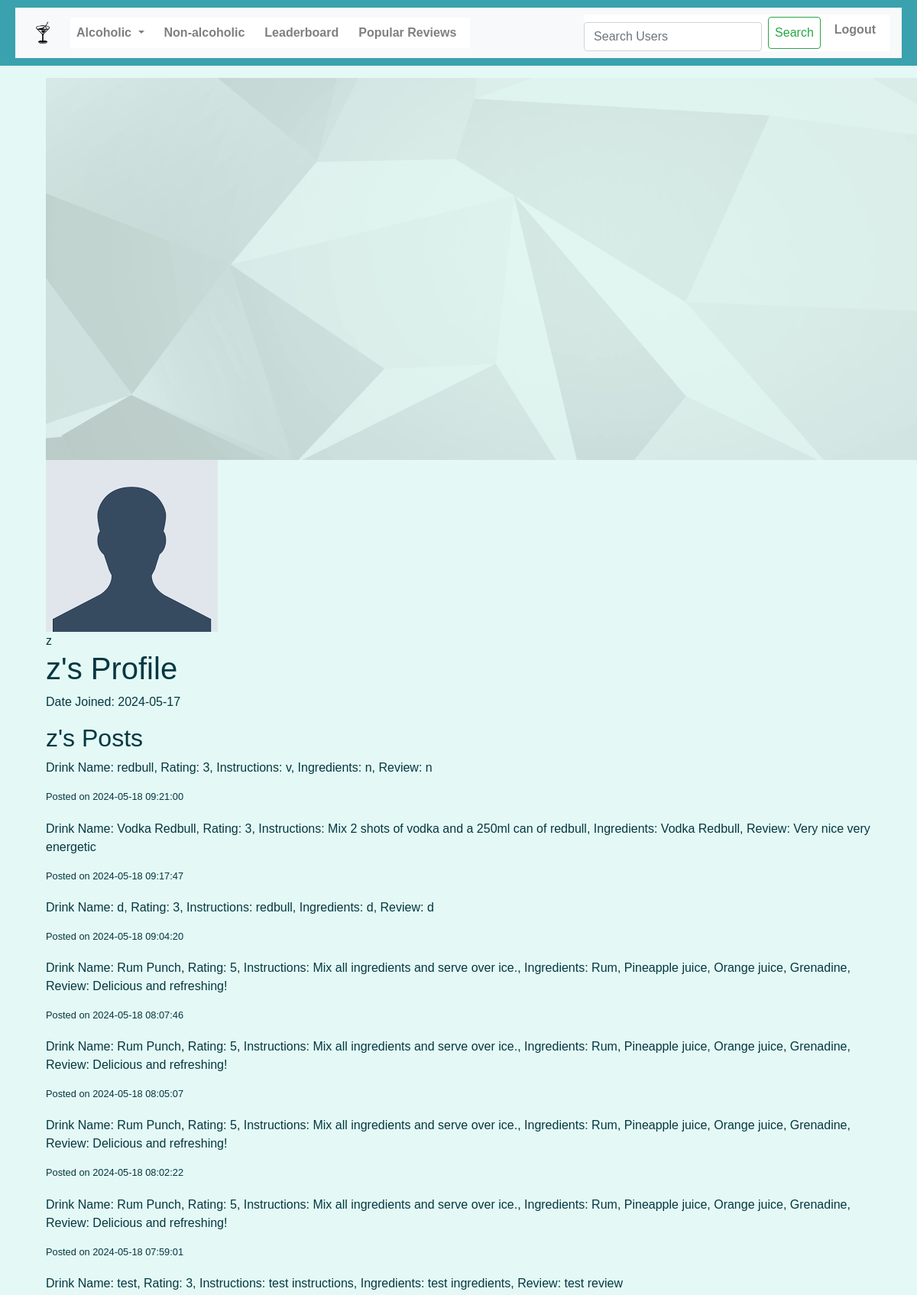
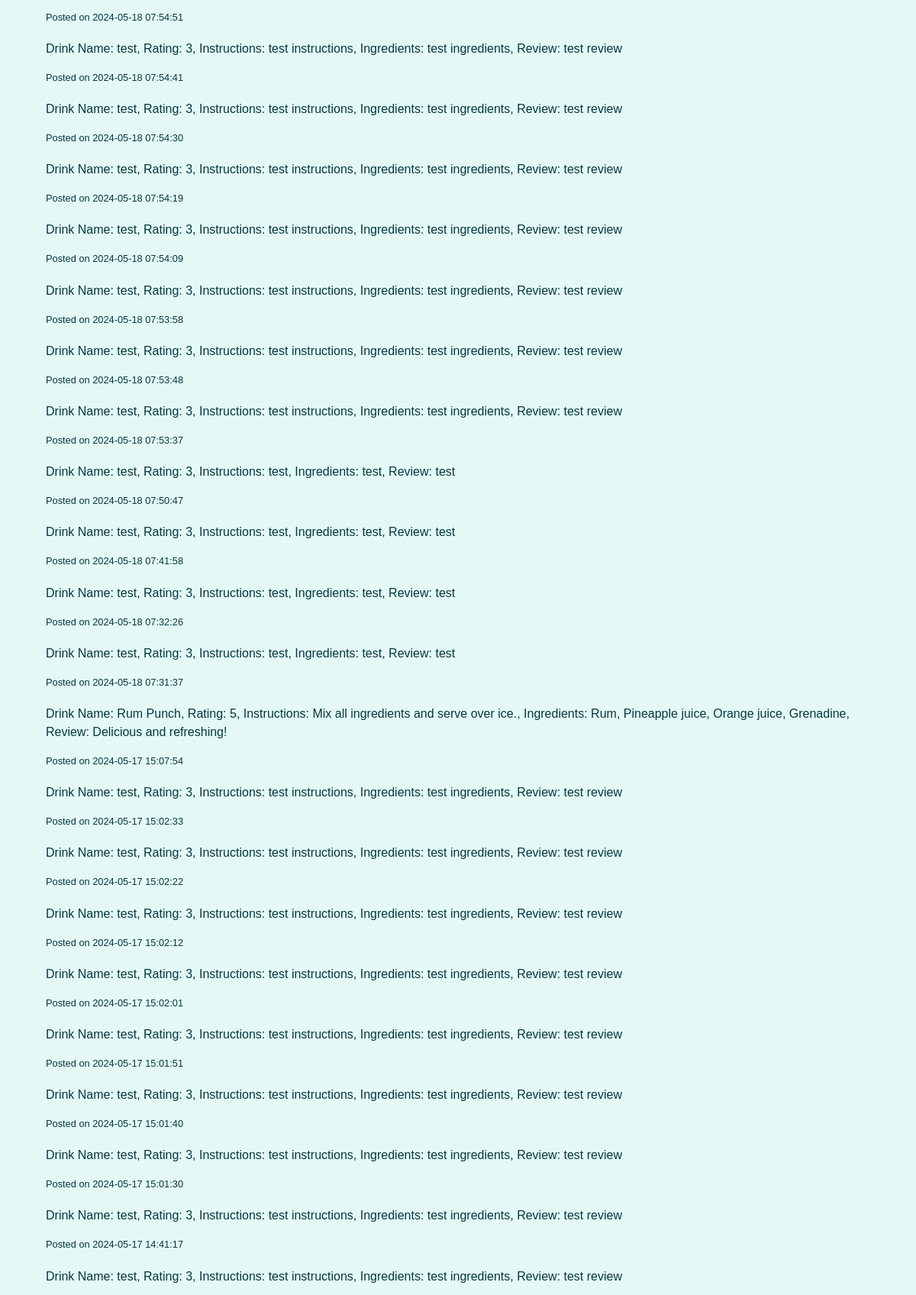
Page /user/z (signed in, upper part) on the committed database (2 pictures, top to bottom).
### app/models.py (models this page shows, shortened)
class User(UserMixin, db.Model):
    id = db.Column(db.Integer, primary_key=True)
    username = db.Column(db.String(80), unique=True, nullable=False)
    email = db.Column(db.String(120), unique=True, nullable=False)
    password_hash = db.Column(db.String(128), nullable=False)
    salt = db.Column(db.String(64), nullable=False)
    created_at = db.Column(db.DateTime, default=datetime.utcnow)
    avatar = db.Column(db.String(120), nullable=False, default='images/avatars/default_avatar.png')
    posts = db.relationship('Post', backref='author', lazy=True)
    @property
    def is_authenticated(self):
        return True

class Post(db.Model):
    id = db.Column(db.Integer, primary_key=True)
    content = db.Column(db.Text, nullable=False)
    user_id = db.Column(db.Integer, db.ForeignKey('user.id'), nullable=False)
    drink_type = db.Column(db.String(50), nullable=False)
    created_at = db.Column(db.DateTime, default=datetime.utcnow)
    likes = db.Column(db.Integer, default=0)
    super_likes = db.Column(db.Integer, default=0)
    dislikes = db.Column(db.Integer, default=0)

### app/routes.py (the view)
@routes.route('/user/<username>')
@login_required
def user_profile(username):
    user = User.query.filter_by(username=username).first()
    if not user:
        flash('User not found', category='danger')
        return redirect(url_for('routes.leaderboard'))
    user_posts = Post.query.filter_by(user_id=user.id).order_by(Post.created_at.desc()).all()
    return render_template('user_profile.html', user=user, user_posts=user_posts)

### app/templates/user_profile.html
{% extends "base.html" %}
{% block content %}
<div class="container">
    <div class="banner">
        <img src="{{ url_for('static', filename='images/banner.png') }}" alt="Banner" class="banner-img">
        <div class="avatar-wrapper">
            <img src="{{ url_for('static', filename=user.avatar or 'images/avatars/default_avatar.png') }}" alt="User Avatar" class="avatar-img" id="avatar-img">
        </div>
        <div class="username">{{ user.username }}</div>
    </div>
    <div class="user-info">
        <h1>{{ user.username }}'s Profile</h1>
        <p>Date Joined: <span class="date-joined">{{ user.created_at.strftime('%Y-%m-%d') }}</span></p>
    </div>
    <div class="content-area">
        <h2>{{ user.username }}'s Posts</h2>
        <div id="user-posts">
            {% if user_posts %}
                {% for post in user_posts %}
                    <div class="post">
                        <p>{{ post.content }}</p>
                        <small>Posted on {{ post.created_at.strftime('%Y-%m-%d %H:%M:%S') }}</small>
                    </div>
                {% endfor %}
            {% else %}
                <p>This user has not made any posts yet.</p>
            {% endif %}
        </div>
    </div>
</div>
{% endblock %}

### app/templates/base.html (shortened to what this page needs)
<!DOCTYPE html>
<html lang="en">
<head>
    <link rel="stylesheet" href="https://stackpath.bootstrapcdn.com/bootstrap/4.3.1/css/bootstrap.min.css">
    <link rel="stylesheet" href="{{ url_for('static', filename='css/Project.css') }}">
    <link rel="stylesheet" href="{{ url_for('static', filename='css/homepage.css') }}">
    <link rel="stylesheet" href="https://cdnjs.cloudflare.com/ajax/libs/font-awesome/5.15.4/css/all.min.css">
</head>
<body>
    <header>
        <nav class="navbar navbar-expand-lg navbar-light bg-light">
            <a class="navbar-brand" href="/">
                <img src="{{ url_for('static', filename='images/drink_logo.png') }}" alt="Mix'd Opinion Logo" style="height: 40px;">
            </a>
            <div class="collapse navbar-collapse" id="navbarNav">
                <ul class="navbar-nav mr-auto">
                    <li class="nav-item dropdown">
                        <a class="nav-link dropdown-toggle restricted-link" href="#" id="alcoholicDropdown" role="button" data-toggle="dropdown" aria-haspopup="true" aria-expanded="false">
                            Alcoholic
                        </a>
                    </li>
                    <li class="nav-item"><a class="nav-link restricted-link" href="/non_alcoholic">Non-alcoholic</a></li>
                    <li class="nav-item"><a class="nav-link restricted-link" href="/leaderboard">Leaderboard</a></li>
                    <li class="nav-item"><a class="nav-link restricted-link" href="/popular-reviews">Popular Reviews</a></li>
                </ul>
                <ul class="navbar-nav ml-auto">
                    <li class="nav-item">
                        <form class="form-inline" action="{{ url_for('routes.search') }}" method="get">
                            <input class="form-control mr-sm-2" type="search" placeholder="Search Users" aria-label="Search" name="query" required>
                            <button class="btn btn-outline-success my-2 my-sm-0" type="submit">Search</button>
                        </form>
                    </li>
                    <li class="nav-item"><a class="nav-link" href="/logout">Logout</a></li>
                </ul>
            </div>
        </nav>
    </header>
    <div class="container mt-3">
        {% block content %}{% endblock %}
    </div>
</body>
</html>

### app/static/css/Project.css (style rules this page uses)
html, body { width: 100%; height: 100%; margin: 0; padding: 0; overflow-x: hidden; font-family: Arial, sans-serif; background-color: #a5e1e1; }
.navbar-nav { background-color: #FFFF; }
input, .btn { width: 80%; margin-top: 10px; padding: 8px; box-sizing: border-box; }
.post small { display: block; margin-bottom: 20px; }

### app/static/css/homepage.css (style rules this page uses)
body { font-family: 'Arial', sans-serif; margin: 0; padding: 0; background-color: #e4f9f5; color: #053742; }
header { background-color: #39a2ae; color: #fff; padding: 10px 20px; text-align: center; }
nav ul { list-style-type: none; padding: 0; }
nav ul li { display: inline; margin-right: 10px; }
nav ul li a { color: #fff; text-decoration: none; font-weight: bold; }

### app/templates/base.html (style rules this page uses)
.navbar-nav .form-inline .form-control { width: auto; display: inline-block; margin-right: 10px; }
.navbar-nav .form-inline .btn { width: auto; display: inline-block; }

### rows in the picture
User: avatar (placeholder picture), username "z", created_at "2024-05-17"
Post: content "Drink Name: redbull, Rating: 3, Instructions: v, Ingredients: n, Review: n", created_at "2024-05-18 09:21:00"
Post: content "Drink Name: Vodka Redbull, Rating: 3, Instructions: Mix 2 shots of vodka and a 250ml can of redbull, Ingredients: Vodka Redbull, Review: Very nice very energetic", created_at "2024-05-18 09:17:47"
Post: content "Drink Name: d, Rating: 3, Instructions: redbull, Ingredients: d, Review: d", created_at "2024-05-18 09:04:20"
Post: content "Drink Name: Rum Punch, Rating: 5, Instructions: Mix all ingredients and serve over ice., Ingredients: Rum, Pineapple juice, Orange juice, Grenadine, Review: Delicious and refreshing!", created_at "2024-05-18 08:07:46"
Post: content "Drink Name: Rum Punch, Rating: 5, Instructions: Mix all ingredients and serve over ice., Ingredients: Rum, Pineapple juice, Orange juice, Grenadine, Review: Delicious and refreshing!", created_at "2024-05-18 08:05:07"
Post: content "Drink Name: Rum Punch, Rating: 5, Instructions: Mix all ingredients and serve over ice., Ingredients: Rum, Pineapple juice, Orange juice, Grenadine, Review: Delicious and refreshing!", created_at "2024-05-18 08:02:22"
Post: content "Drink Name: Rum Punch, Rating: 5, Instructions: Mix all ingredients and serve over ice., Ingredients: Rum, Pineapple juice, Orange juice, Grenadine, Review: Delicious and refreshing!", created_at "2024-05-18 07:59:01"
Post: content "Drink Name: test, Rating: 3, Instructions: test instructions, Ingredients: test ingredients, Review: test review", created_at "2024-05-18 07:54:51"
Post: content "Drink Name: test, Rating: 3, Instructions: test instructions, Ingredients: test ingredients, Review: test review", created_at "2024-05-18 07:54:41"
Post: content "Drink Name: test, Rating: 3, Instructions: test instructions, Ingredients: test ingredients, Review: test review", created_at "2024-05-18 07:54:30"
Post: content "Drink Name: test, Rating: 3, Instructions: test instructions, Ingredients: test ingredients, Review: test review", created_at "2024-05-18 07:54:19"
Post: content "Drink Name: test, Rating: 3, Instructions: test instructions, Ingredients: test ingredients, Review: test review", created_at "2024-05-18 07:54:09"
Post: content "Drink Name: test, Rating: 3, Instructions: test instructions, Ingredients: test ingredients, Review: test review", created_at "2024-05-18 07:53:58"
Post: content "Drink Name: test, Rating: 3, Instructions: test instructions, Ingredients: test ingredients, Review: test review", created_at "2024-05-18 07:53:48"
Post: content "Drink Name: test, Rating: 3, Instructions: test instructions, Ingredients: test ingredients, Review: test review", created_at "2024-05-18 07:53:37"
Post: content "Drink Name: test, Rating: 3, Instructions: test, Ingredients: test, Review: test", created_at "2024-05-18 07:50:47"
Post: content "Drink Name: test, Rating: 3, Instructions: test, Ingredients: test, Review: test", created_at "2024-05-18 07:41:58"
Post: content "Drink Name: test, Rating: 3, Instructions: test, Ingredients: test, Review: test", created_at "2024-05-18 07:32:26"
Post: content "Drink Name: test, Rating: 3, Instructions: test, Ingredients: test, Review: test", created_at "2024-05-18 07:31:37"
Post: content "Drink Name: Rum Punch, Rating: 5, Instructions: Mix all ingredients and serve over ice., Ingredients: Rum, Pineapple juice, Orange juice, Grenadine, Review: Delicious and refreshing!", created_at "2024-05-17 15:07:54"
Post: content "Drink Name: test, Rating: 3, Instructions: test instructions, Ingredients: test ingredients, Review: test review", created_at "2024-05-17 15:02:33"
Post: content "Drink Name: test, Rating: 3, Instructions: test instructions, Ingredients: test ingredients, Review: test review", created_at "2024-05-17 15:02:22"
Post: content "Drink Name: test, Rating: 3, Instructions: test instructions, Ingredients: test ingredients, Review: test review", created_at "2024-05-17 15:02:12"
Post: content "Drink Name: test, Rating: 3, Instructions: test instructions, Ingredients: test ingredients, Review: test review", created_at "2024-05-17 15:02:01"
Post: content "Drink Name: test, Rating: 3, Instructions: test instructions, Ingredients: test ingredients, Review: test review", created_at "2024-05-17 15:01:51"
Post: content "Drink Name: test, Rating: 3, Instructions: test instructions, Ingredients: test ingredients, Review: test review", created_at "2024-05-17 15:01:40"
Post: content "Drink Name: test, Rating: 3, Instructions: test instructions, Ingredients: test ingredients, Review: test review", created_at "2024-05-17 15:01:30"
Post: content "Drink Name: test, Rating: 3, Instructions: test instructions, Ingredients: test ingredients, Review: test review", created_at "2024-05-17 14:41:17"
Post: content "Drink Name: test, Rating: 3, Instructions: test instructions, Ingredients: test ingredients, Review: test review"
